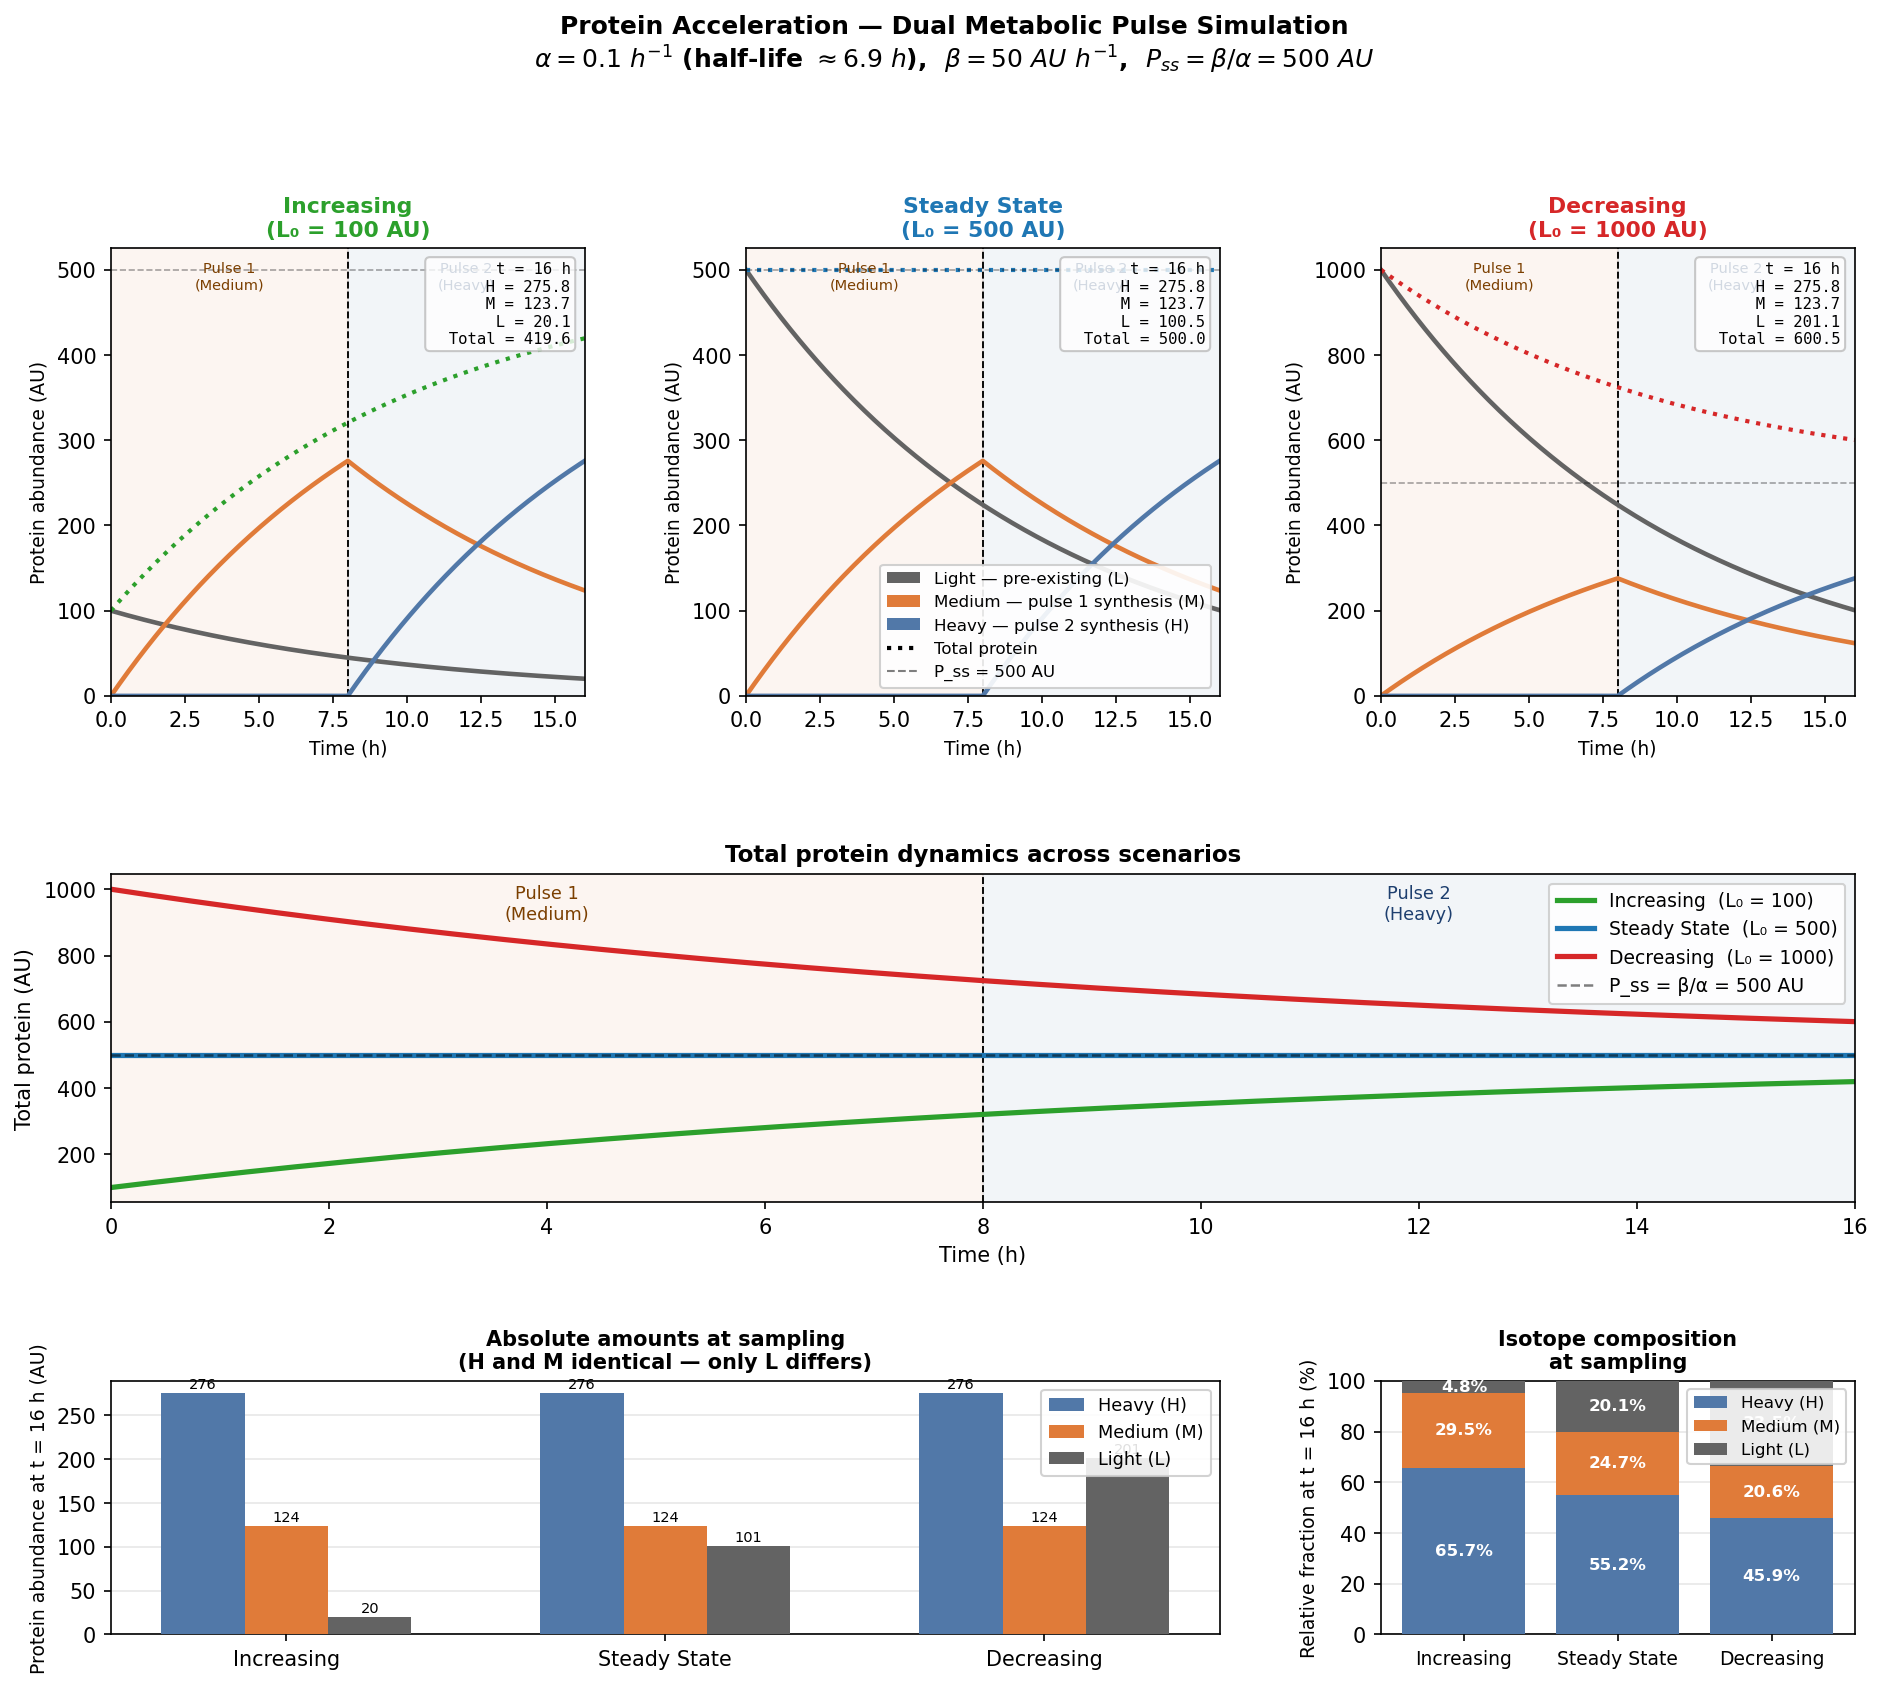

This chart was generated by the following Python code:
#!/usr/bin/env python3
"""
protein_acceleration_simulation.py

Dual metabolic pulse labelling simulation for single-cell proteomics.

Experimental design
-------------------
  t = 0–8 h   : Pulse 1 — medium amino acids added (new protein → M pool)
  t = 8–16 h  : Pulse 2 — heavy  amino acids added (new protein → H pool)
  Pre-existing protein at t = 0 → L pool (decays, never re-synthesised)

ODE system
----------
Phase 1  (0 ≤ t < 8 h):
    dL/dt = −α · L(t)
    dM/dt =  β − α · M(t)      ← synthesis + degradation
    dH/dt =  0

Phase 2  (8 ≤ t ≤ 16 h):
    dL/dt = −α · L(t)
    dM/dt = −α · M(t)          ← medium no longer synthesised
    dH/dt =  β − α · H(t)      ← synthesis + degradation

Analytical solutions
--------------------
    L(t)    = L₀ · e^{−αt}
    M(16)   = (β/α)(1 − e^{−8α}) · e^{−8α}      ← independent of L₀!
    H(16)   = (β/α)(1 − e^{−8α})                 ← independent of L₀!
    Total   = β/α + (L₀ − β/α) · e^{−αt}

Key insight: H and M at endpoint are identical across all three scenarios
(same α, β). Only L(16) reflects L₀, revealing whether the cell's protein
was increasing (L₀ < P_ss), at steady state (L₀ = P_ss), or
decreasing (L₀ > P_ss).
"""

import numpy as np
import matplotlib.pyplot as plt
import matplotlib.patches as mpatches
from matplotlib.gridspec import GridSpec

# ── Parameters ────────────────────────────────────────────────────────────────
ALPHA  = 0.1          # degradation rate constant (h⁻¹); half-life ≈ 6.9 h
P_SS   = 500          # steady-state protein abundance = β/α  (arbitrary units)
BETA   = ALPHA * P_SS # synthesis rate = 50 AU h⁻¹

T1, T2 = 8.0, 16.0   # end of pulse 1 / end of experiment (h)
DT     = 0.05         # Euler integration step (h)
t      = np.arange(0, T2 + DT, DT)

# Colour palette
CL = '#636363'   # Light  — grey
CM = '#E07B39'   # Medium — orange
CH = '#5178A8'   # Heavy  — blue
CLINE = 'black'  # Total protein line

SCENARIOS = [
    dict(name='Increasing',   L0=100,  col='#2ca02c'),
    dict(name='Steady State', L0=500,  col='#1f77b4'),
    dict(name='Decreasing',   L0=1000, col='#d62728'),
]


# ── ODE Integration ───────────────────────────────────────────────────────────
def simulate(L0: float) -> tuple[np.ndarray, np.ndarray, np.ndarray]:
    """Forward Euler integration of the dual-pulse system."""
    L, M, H = np.zeros(len(t)), np.zeros(len(t)), np.zeros(len(t))
    L[0] = L0
    for i in range(len(t) - 1):
        if t[i] < T1:                             # Pulse 1: medium
            dL = -ALPHA * L[i]
            dM =  BETA  - ALPHA * M[i]
            dH =  0.0
        else:                                     # Pulse 2: heavy
            dL = -ALPHA * L[i]
            dM = -ALPHA * M[i]
            dH =  BETA  - ALPHA * H[i]
        L[i+1] = L[i] + dL * DT
        M[i+1] = M[i] + dM * DT
        H[i+1] = H[i] + dH * DT
    return L, M, H


# ── Run simulations ───────────────────────────────────────────────────────────
for s in SCENARIOS:
    L, M, H = simulate(s['L0'])
    s.update(L=L, M=M, H=H, total=L + M + H)


# ── Figure layout ─────────────────────────────────────────────────────────────
#
#   Row 0  │ [Increasing]  │ [Steady State] │ [Decreasing]  │   ← L/M/H traces
#   Row 1  │        [Total protein comparison — full width]  │
#   Row 2  │        [Endpoint bar chart     — full width]    │
#
fig = plt.figure(figsize=(15, 12))
gs  = GridSpec(3, 3, figure=fig,
               hspace=0.52, wspace=0.34,
               height_ratios=[1.5, 1.1, 0.85])

axes_top = [fig.add_subplot(gs[0, j]) for j in range(3)]
ax_total = fig.add_subplot(gs[1, :])
ax_bar   = fig.add_subplot(gs[2, :2])   # absolute amounts (left 2/3)
ax_frac  = fig.add_subplot(gs[2, 2])    # relative fractions (right 1/3)


# ── Helper: shade pulse windows ───────────────────────────────────────────────
def shade_pulses(ax, fontsize=8):
    ax.axvspan(0,  T1, alpha=0.07, color=CM, zorder=0)
    ax.axvspan(T1, T2, alpha=0.07, color=CH, zorder=0)
    ax.axvline(T1, color='k', lw=0.9, ls='--', zorder=1)
    yl = ax.get_ylim()
    ypos = yl[0] + 0.97 * (yl[1] - yl[0])
    ax.text(T1 / 2,       ypos, 'Pulse 1\n(Medium)', ha='center', va='top',
            fontsize=fontsize, color='#7B3F00')
    ax.text((T1 + T2) / 2, ypos, 'Pulse 2\n(Heavy)',  ha='center', va='top',
            fontsize=fontsize, color='#1E3F6F')


# ── Row 0: L / M / H dynamics for each scenario ──────────────────────────────
for ax, s in zip(axes_top, SCENARIOS):
    ax.plot(t, s['L'],     color=CL, lw=2.2, label='Light (L)')
    ax.plot(t, s['M'],     color=CM, lw=2.2, label='Medium (M)')
    ax.plot(t, s['H'],     color=CH, lw=2.2, label='Heavy (H)')
    ax.plot(t, s['total'], color=s['col'], lw=2.0, ls=':', label='Total')
    ax.axhline(P_SS, color='k', lw=0.8, ls='--', alpha=0.35, label=f'P_ss={P_SS}')

    ax.set_xlim(0, T2)
    ax.set_ylim(bottom=0)
    ax.set_title(f"{s['name']}\n(L₀ = {s['L0']} AU)",
                 fontsize=10.5, fontweight='bold', color=s['col'])
    ax.set_xlabel('Time (h)', fontsize=9)
    ax.set_ylabel('Protein abundance (AU)', fontsize=9)
    shade_pulses(ax, fontsize=7)

    # Endpoint readout box
    H16, M16, L16 = s['H'][-1], s['M'][-1], s['L'][-1],
    tot16 = s['total'][-1]
    txt = (f"t = 16 h\n"
           f"  H = {H16:.1f}\n"
           f"  M = {M16:.1f}\n"
           f"  L = {L16:.1f}\n"
           f"  Total = {tot16:.1f}")
    ax.text(0.97, 0.97, txt, transform=ax.transAxes, fontsize=7.5,
            ha='right', va='top', family='monospace',
            bbox=dict(boxstyle='round', fc='white', alpha=0.80, ec='#bbbbbb'))

# Shared legend (on middle panel)
handles_lmh = [
    mpatches.Patch(fc=CL, label='Light — pre-existing (L)'),
    mpatches.Patch(fc=CM, label='Medium — pulse 1 synthesis (M)'),
    mpatches.Patch(fc=CH, label='Heavy — pulse 2 synthesis (H)'),
    plt.Line2D([0], [0], color='k', ls=':', lw=2, label='Total protein'),
    plt.Line2D([0], [0], color='k', ls='--', lw=1, alpha=0.5, label=f'P_ss = {P_SS} AU'),
]
axes_top[1].legend(handles=handles_lmh, fontsize=8, loc='lower right', framealpha=0.9)


# ── Row 1: Total protein comparison ──────────────────────────────────────────
for s in SCENARIOS:
    ax_total.plot(t, s['total'], color=s['col'], lw=2.5,
                  label=f"{s['name']}  (L₀ = {s['L0']})")

ax_total.axhline(P_SS, color='k', lw=1.2, ls='--', alpha=0.5,
                 label=f'P_ss = β/α = {P_SS} AU')
ax_total.set_xlim(0, T2)
ax_total.set_xlabel('Time (h)', fontsize=10)
ax_total.set_ylabel('Total protein (AU)', fontsize=10)
ax_total.set_title('Total protein dynamics across scenarios', fontsize=11, fontweight='bold')
ax_total.legend(fontsize=9, framealpha=0.88)
shade_pulses(ax_total, fontsize=8.5)


# ── Row 2 left: Absolute amounts at t = 16 h ─────────────────────────────────
bar_width = 0.22
x = np.arange(len(SCENARIOS))
labels = [s['name'] for s in SCENARIOS]

H_vals = [s['H'][-1] for s in SCENARIOS]
M_vals = [s['M'][-1] for s in SCENARIOS]
L_vals = [s['L'][-1] for s in SCENARIOS]

bars_H = ax_bar.bar(x - bar_width, H_vals, bar_width, color=CH, label='Heavy (H)',  zorder=3)
bars_M = ax_bar.bar(x,             M_vals, bar_width, color=CM, label='Medium (M)', zorder=3)
bars_L = ax_bar.bar(x + bar_width, L_vals, bar_width, color=CL, label='Light (L)',  zorder=3)

ax_bar.set_xticks(x)
ax_bar.set_xticklabels(labels, fontsize=10)
ax_bar.set_ylabel('Protein abundance at t = 16 h (AU)', fontsize=9)
ax_bar.set_title('Absolute amounts at sampling\n(H and M identical — only L differs)',
                 fontsize=10, fontweight='bold')
ax_bar.legend(fontsize=8.5, framealpha=0.88)
ax_bar.set_ylim(bottom=0)
ax_bar.grid(axis='y', alpha=0.3, zorder=0)

for bars in (bars_H, bars_M, bars_L):
    for bar in bars:
        h = bar.get_height()
        ax_bar.text(bar.get_x() + bar.get_width() / 2, h + 2, f'{h:.0f}',
                    ha='center', va='bottom', fontsize=7)


# ── Row 2 right: Relative fractions at t = 16 h (stacked bars) ───────────────
totals = [H + M + L for H, M, L in zip(H_vals, M_vals, L_vals)]
H_frac = [H / tot * 100 for H, tot in zip(H_vals, totals)]
M_frac = [M / tot * 100 for M, tot in zip(M_vals, totals)]
L_frac = [L / tot * 100 for L, tot in zip(L_vals, totals)]

x2 = np.arange(len(SCENARIOS))
ax_frac.bar(x2, H_frac, color=CH, label='Heavy (H)',  zorder=3)
ax_frac.bar(x2, M_frac, color=CM, label='Medium (M)', bottom=H_frac, zorder=3)
ax_frac.bar(x2, L_frac, color=CL, label='Light (L)',
            bottom=[h + m for h, m in zip(H_frac, M_frac)], zorder=3)

# Fraction labels inside stacked bars
for i, (hf, mf, lf) in enumerate(zip(H_frac, M_frac, L_frac)):
    ax_frac.text(i, hf / 2,              f'{hf:.1f}%', ha='center', va='center',
                 fontsize=8, color='white', fontweight='bold')
    ax_frac.text(i, hf + mf / 2,         f'{mf:.1f}%', ha='center', va='center',
                 fontsize=8, color='white', fontweight='bold')
    ax_frac.text(i, hf + mf + lf / 2,    f'{lf:.1f}%', ha='center', va='center',
                 fontsize=8, color='white', fontweight='bold')

ax_frac.set_xticks(x2)
ax_frac.set_xticklabels(labels, fontsize=9)
ax_frac.set_ylabel('Relative fraction at t = 16 h (%)', fontsize=9)
ax_frac.set_ylim(0, 100)
ax_frac.set_title('Isotope composition\nat sampling', fontsize=10, fontweight='bold')
ax_frac.grid(axis='y', alpha=0.3, zorder=0)
ax_frac.legend(fontsize=8, framealpha=0.88, loc='upper right')

# ── Supertitle ───────────────────────────────────────────────────────────────
fig.suptitle(
    'Protein Acceleration — Dual Metabolic Pulse Simulation\n'
    r'$\alpha = 0.1\ h^{-1}$ (half-life $\approx 6.9\ h$),  '
    r'$\beta = 50\ AU\ h^{-1}$,  $P_{ss} = \beta/\alpha = 500\ AU$',
    fontsize=12, fontweight='bold', y=1.01
)

# ── Save ─────────────────────────────────────────────────────────────────────
fig.savefig('protein_acceleration_simulation.png', dpi=150, bbox_inches='tight')
fig.savefig('protein_acceleration_simulation.pdf', bbox_inches='tight')
print("Saved protein_acceleration_simulation.png / .pdf")
plt.show()
